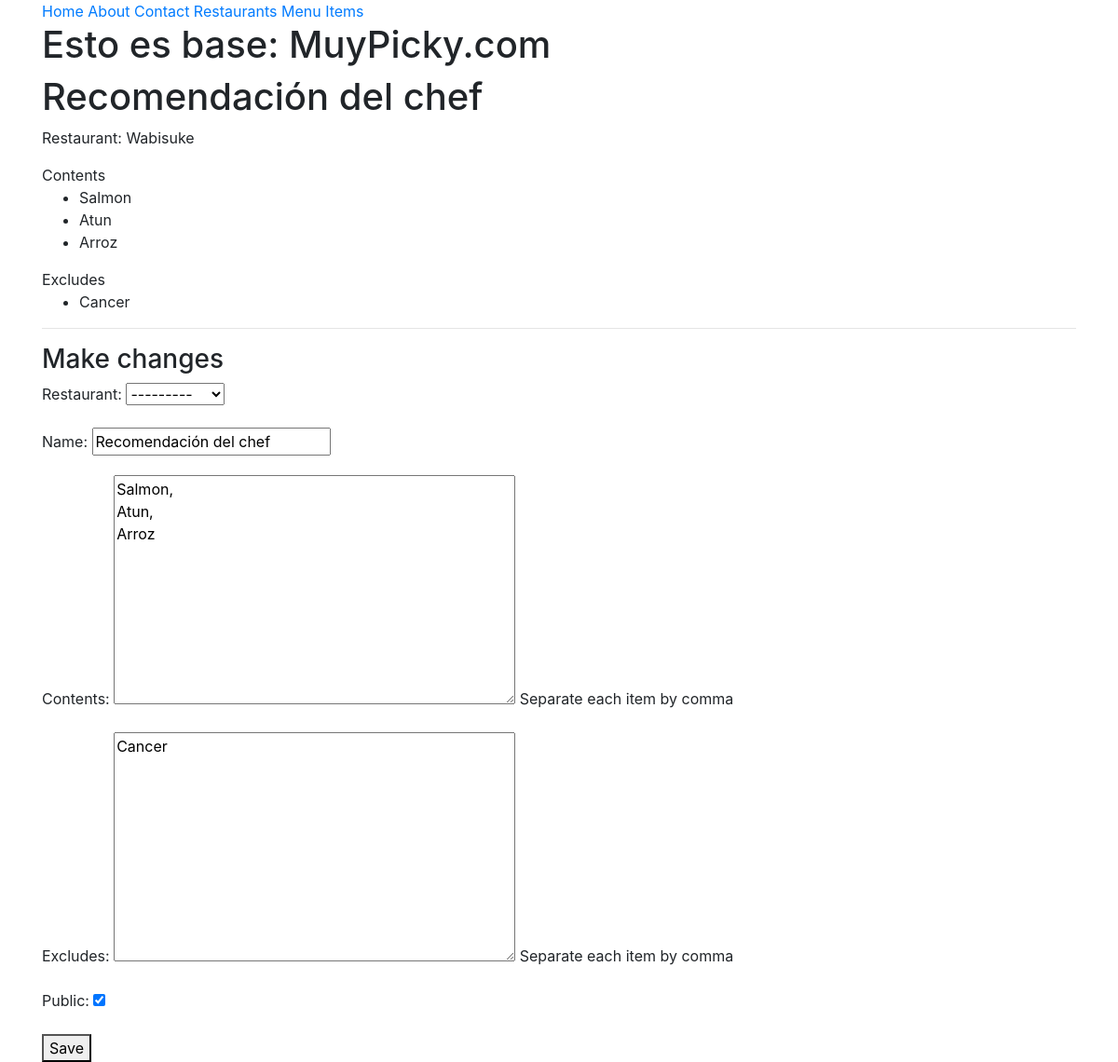
Page /items/2/ (signed in) on the committed database.
### menus/models.py (models this page shows, shortened)
class Item(models.Model):
	user = models.ForeignKey(settings.AUTH_USER_MODEL)
	restaurant = models.ForeignKey(RestaurantLocation)
	name = models.CharField(max_length=120)
	contents = models.TextField(help_text='Separate each item by comma')
	excludes = models.TextField(blank=True, null=True, help_text='Separate each item by comma')
	public = models.BooleanField(default=True)
	timestamp = models.DateTimeField(auto_now_add=True)
	updated = models.DateTimeField(auto_now=True)
	def __str__(self):
		return self.name
	class Meta:
		ordering = ['-updated', '-timestamp'] # - means reverse, inside out
	def get_contents(self):
		return self.contents.split(',')
	def get_excludes(self):
		return self.excludes.split(',')

### restaurants/models.py (models this page shows, shortened)
class RestaurantLocation(models.Model):
	owner 		= models.ForeignKey(User) #To get the associated objts: class_instance(of class contrib...).modelminuculas_set.all()
	name 		= models.CharField(max_length=120)
	location 	= models.CharField(max_length=120, null=True, blank=True)
	category	= models.CharField(max_length=120, null=True, blank=True,  validators = [validate_category])
	slug 		= models.SlugField(null=True, blank=True)
	objects = RestaurantLocationManager() #For RL.objects.whatevermethod()
	everywhere = EverywhereLocation()
	def __str__(self):
		return self.name
	@property
	def title(self):
		return self.name

### menus/views.py (the view)
# urls.py: url(r'^(?P<pk>\d+)/$', ItemUpdateView.as_view(), name='detail'), # d = DIGITS, W = WORDS suppose
class ItemUpdateView(LoginRequiredMixin, UpdateView):
	form_class = ItemForm
	template_name = 'menus/detail-update.html'
	def get_queryset(self):
		return Item.objects.filter(user=self.request.user)
	def get_context_data(self, *args, **kwargs):
		context = super(ItemUpdateView, self).get_context_data(*args, **kwargs)
		context['title'] = 'Update Item'
		return context
	def get_form_kwargs(self):
		kwargs = super(ItemUpdateView, self).get_form_kwargs()
		kwargs['user'] = self.request.user
		return kwargs

### menus/forms.py
class ItemForm(forms.ModelForm):
	class Meta:
		model = Item
		fields = [
			'restaurant',
			'name',
			'contents',
			'excludes',
			'public'
		]
	def __init__(self, user=None, *args, **kwargs):
		print(kwargs)
		super(ItemForm, self).__init__(*args, **kwargs)
		self.fields['restaurant'].queryset = RestaurantLocation.objects.filter(owner = user)

### restaurants/models.py (called while the page is built)
	def get_queryset(self):
		return RestaurantLocationQuerySet(self.model, using=self.db)

### menus/templates/menus/detail-update.html (shortened to what this page needs)
{% extends "base.html" %}
{% block content %}
<h1>{{object.name}}</h1>
<p>Restaurant: {{object.restaurant.title}}</p>
{% if object.contents %}
	Contents
	<ul>
		{% for item in object.get_contents %}
			<li>{{ item }}</li>
		{% endfor %}
	</ul>
{% endif %}
{% if object.excludes %}
	Excludes
	<ul>
		{% for item in object.get_excludes %}
			<li>{{ item }}</li>
		{% endfor %}
	</ul>
{% endif %}
<hr/>
<h3>Make changes</h3>
{% include 'snippets/form-snippet.html' with form=form %}
{% endblock content %}

### templates/snippets/form-snippet.html (shortened to what this page needs)
<form method="POST"> {% csrf_token %}
	{{ form.as_p }}
<button type="submit">Save</button>
</form>

### rows in the picture
Item: name "Recomendación del chef", restaurant "Wabisuke", get_excludes "Cancer", restaurant "---------", contents "Salmon, Atun, Arroz", excludes "Cancer", public "☑"
RestaurantLocation: name "Recomendación del chef"

### other values in the picture
{{ item }} "Salmon" "Atun" "Arroz"
